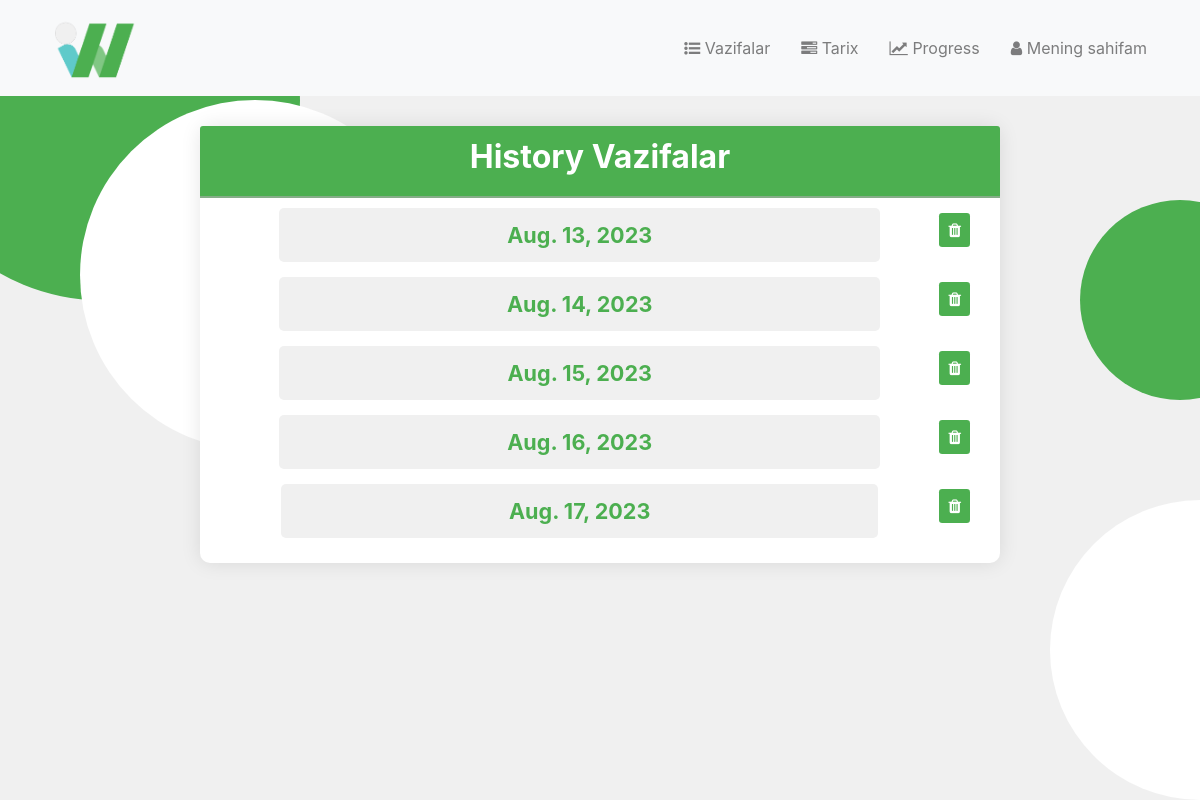
The page /historyVazifa/ (signed in) on the database its author committed.
### to_do_list/models.py (models this page shows, shortened)
class DateBajarildiModel(models.Model):
    foydalanuvchi = models.ForeignKey(User, on_delete=models.CASCADE, null=True, blank=True)
    date = models.DateField()
    class Meta:
        ordering = ['date']

### to_do_list/views.py (the view)
# urls.py: path("historyVazifa/", views.historyVazifa, name='historyVazifa'),
def historyVazifa(request):
    date_now = timezone.localdate()
    modelMe = DateBajarildiModel.objects.filter(
        date__lte = date_now,
        foydalanuvchi=request.user,
    ).values() # historyVazifalar
    last_10kun = date_now - timezone.timedelta(days=10)
    if not request.user.is_staff:
        DateBajarildiModel.objects.filter(
            date__lt=last_10kun,
            foydalanuvchi=request.user
        ).delete()
    return render(request, "to_do_list/historyVazifa.html", {"modelMe": modelMe})

### to_do_list/templates/to_do_list/historyVazifa.html (shortened to what this page needs)
{% extends 'to_do_list/layout.html' %}
{% block head %}
    {% load static %}
    <link rel="stylesheet" href="{% static 'to_do_list/read_style.css' %}">
{% endblock %}
{% block content %}
    <div class="container">
        <div class="row justify-content-center">
            <div class="card">
                <div class="card-header">
                    <h2>History Vazifalar</h2>
                </div>
                <div class="card-body">
                        {% for i in modelMe %}
                        <div class="dat">
                                <a href="{% url 'bajarilganVazifalar' i.id %}" class="item" style="text-decoration: none; color:#4caf50; margin-left: auto; margin-right: 0px; background-color: #f0f0f0; display: flex; align-items: center; justify-content: center; font-size: large;">
                            <div class="" style="margin-left: auto; margin-right: 0px; background-color: #f0f0f0; display: flex; align-items: center; justify-content: center; font-size: larger;">
                                        <strong>{{ i.date }}</strong>
                            </div>
                                </a>
                            <div class="delete-btn" >
                                <a href="{% url 'historyDeleteDate' i.id %}" class="btn btn-sm btn-danger" style="margin-right: auto; margin-left:0px;">
                                    <i class="fa fa-trash"></i>
                                </a>
                            </div>
                        </div>
                        {% endfor %}
                </div>
            </div>
        </div>
    </div>
{% endblock %}

### to_do_list/static/to_do_list/read_style.css (style rules this page uses)
body { background-color: #f0f0f0; padding: 20px; }
.card { max-width: 800px; width: 800px; margin: 10px; border: none; border-radius: 10px; background-color: #fff; box-shadow: 0 0 20px rgba(0, 0, 0, 0.1); }
.card-header { background-color: #4caf50; color: #fff; text-align: center; font-weight: bold; border-bottom: none; border-top-left-radius: 10px; border-top-right-radius: 10px; border-bottom: 2px solid rgba(173, 173, 173, 0.603); }
.card-body { margin-top: -10px; margin-bottom: -10px; }
.card-header h2 { font-weight: 700; }
.item { display: flex; padding: 10px; padding-left: 15px; margin-bottom: -15px; background-color: #f0f0f0ce; border-radius: 5px; }
.btn { background-color: #4caf50; border: none; color: white; padding: 5px 9px; font-size: 16px; cursor: pointer; display: block; margin-right: 5px; }

### to_do_list/templates/to_do_list/historyVazifa.html (style rules this page uses)
.dat { display: flex; padding-left:0px; margin-left: auto; margin-right:0px; margin-bottom:30px; }
.item { margin-left: 0px; margin-right: 10px; padding-left:30%; padding-right:30%; padding-top: 5px; padding-bottom:5px; }
.delete-btn { margin-top: 5px; margin-right:10px; margin-left:auto; height: inherit; }

### rows shown on the page
DateBajarildiModel: date "Aug. 13, 2023"
DateBajarildiModel: date "Aug. 14, 2023"
DateBajarildiModel: date "Aug. 15, 2023"
DateBajarildiModel: date "Aug. 16, 2023"
DateBajarildiModel: date "Aug. 17, 2023"
